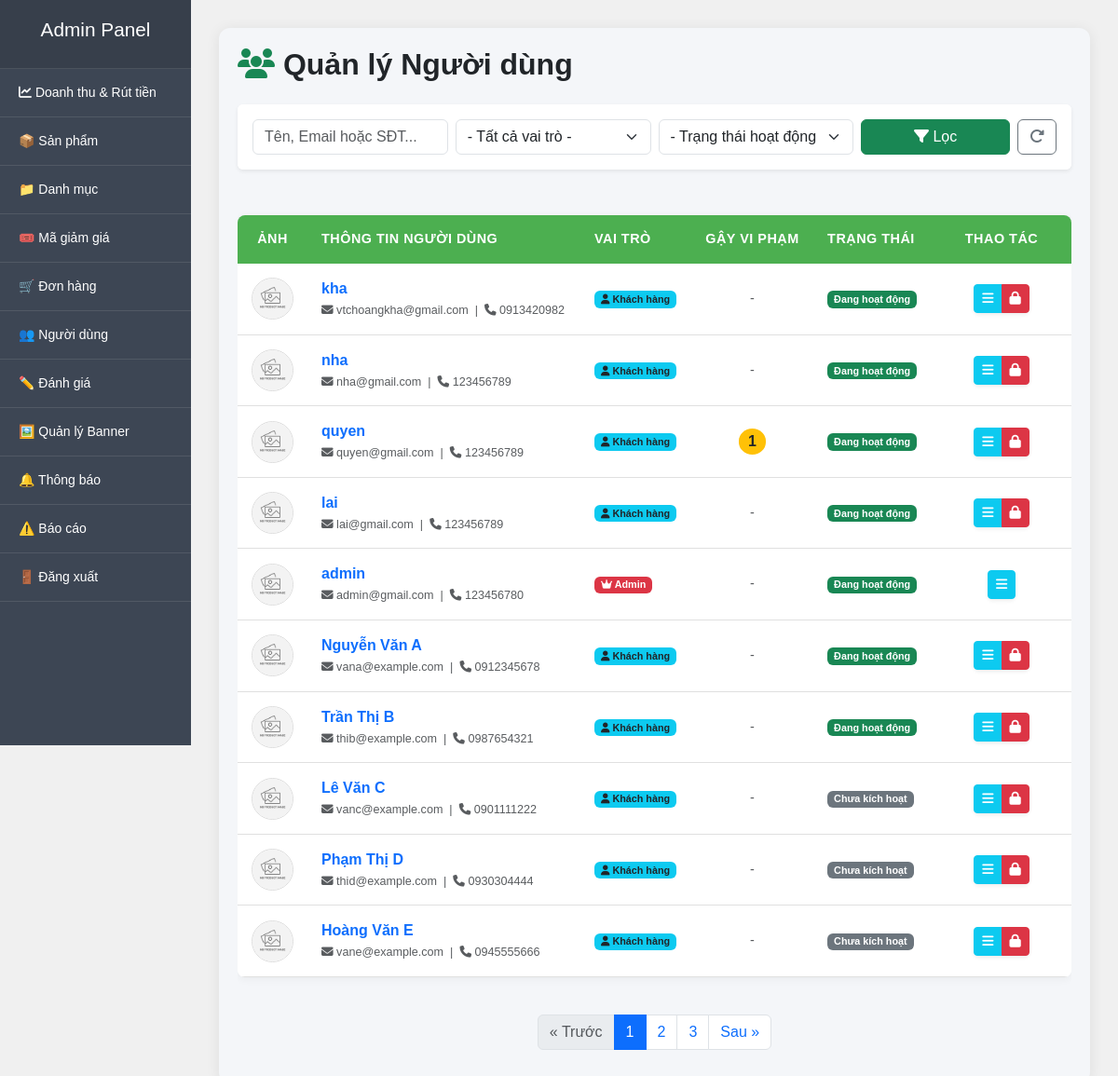
Screenshot of /admin/controllers/adminNguoiDungController.php (signed in) with the database file from the repository.
### tables this page shows
CREATE TABLE TaiKhoan ( 
    IdTaiKhoan INT(10) PRIMARY KEY AUTO_INCREMENT, 
    TenTK VARCHAR(100) NOT NULL,
    Email VARCHAR(100) NOT NULL UNIQUE,
    Sdt VARCHAR(10) NOT NULL, 
    MatKhau VARCHAR(255) NOT NULL, 
    VaiTro TINYINT DEFAULT 0 CHECK (VaiTro IN (0,1)), 
    IdGoogle VARCHAR(255) DEFAULT NULL, 
    TrangThaiBanHang ENUM('ChuaKichHoat','DangHoatDong','BiKhoa') DEFAULT 'ChuaKichHoat', 
    Avatar VARCHAR(255) DEFAULT NULL,
    ThoiGianTao DATETIME NOT NULL DEFAULT CURRENT_TIMESTAMP,
    DiemViPham INT DEFAULT 0,
    ViDo DECIMAL(10, 8) NULL COMMENT 'Latitude - Vĩ độ của Người Mua',
    KinhDo DECIMAL(11, 8) NULL COMMENT 'Longitude - Kinh độ của Người Mua',
    HanKhoaTaiKhoan DATETIME DEFAULT NULL
);

### admin/controllers/adminNguoiDungController.php (called while the page is built, shortened)
<?php
require_once __DIR__ . '/../../includes/ketnoi.php';
require_once __DIR__ . '/../models/adminNguoiDungModel.php';
$nguoiDungModel = new AdminNguoiDungModel($conn);
$keyword = $_GET['search'] ?? '';
$filter_vaitro = $_GET['vaitro'] ?? '';
$filter_trangthai = $_GET['trangthai'] ?? '';
$limit = 10;
$page = isset($_GET['page']) ? (int)$_GET['page'] : 1;
$offset = ($page - 1) * $limit;
$total_records = $nguoiDungModel->countTatCaNguoiDung($keyword, $filter_vaitro, $filter_trangthai);
$total_pages = ceil($total_records / $limit);
$danhSachNguoiDung = $nguoiDungModel->getDanhSachNguoiDung($keyword, $filter_vaitro, $filter_trangthai, $limit, $offset);
include_once __DIR__ . '/../views/quanLyNguoiDung.php';

### admin/models/adminNguoiDungModel.php (called while the page is built, shortened)
<?php
class AdminNguoiDungModel
{
    private $conn;
    public function __construct($conn)
    {
        $this->conn = $conn;
    }
    public function countTatCaNguoiDung($keyword, $vaitro, $trangthai)
    {
        $sql = "SELECT COUNT(*) as total FROM TaiKhoan WHERE 1=1";
        $stmt = $this->conn->prepare($sql);
        $stmt->execute();
        return $stmt->get_result()->fetch_assoc()['total'];
    }
    public function getDanhSachNguoiDung($keyword, $vaitro, $trangthai, $limit, $offset)
    {
        $sql = "SELECT IdTaiKhoan, TenTK, Email, Sdt, VaiTro, TrangThaiBanHang, DiemViPham, ThoiGianTao, Avatar
                FROM TaiKhoan WHERE 1=1";
        $params = [];
        $types = "";
        $sql .= " ORDER BY ThoiGianTao DESC LIMIT ? OFFSET ?";
        $params[] = $limit;
        $params[] = $offset;
        $types .= "ii";
        $stmt = $this->conn->prepare($sql);
        if (!empty($params)) $stmt->bind_param($types, ...$params);
        $stmt->execute();
        return $stmt->get_result()->fetch_all(MYSQLI_ASSOC);
    }
}

### admin/views/quanLyNguoiDung.php (the view, shortened to what this page needs)
<!DOCTYPE html>
<html lang="vi">
<head>
    <link href="../../assets/css/bootstrap/bootstrap.css" rel="stylesheet">
    <link href="../../assets/css/color.css" rel="stylesheet">
    <link href="../../assets/css/admin_sidebar.css" rel="stylesheet">
    <link href="../../assets/css/navbar.css" rel="stylesheet">
    <link rel="stylesheet" href="https://cdnjs.cloudflare.com/ajax/libs/font-awesome/6.4.0/css/all.min.css">
</head>
<body>
    <div class="admin-layout">
        <?php include __DIR__ . '/../../includes/navbar.php'; ?>
        <main class="main-content">
            <div class="admin-container">
                <div class="mb-4">
                    <h2 class="m-0 text-dark fw-bold"><i class="fa-solid fa-users text-success"></i> Quản lý Người dùng</h2>
                </div>
                <div class="card border-0 shadow-sm mb-4">
                    <div class="card-body bg-white rounded">
                        <form method="GET" action="adminNguoiDungController.php" class="row gx-2 gy-2 align-items-center">
                            <div class="col-md-3">
                                <input type="text" name="search" class="form-control" placeholder="Tên, Email hoặc SĐT..." value="<?= htmlspecialchars($keyword) ?>">
                            </div>
                            <div class="col-md-3">
                                <select name="vaitro" class="form-select">
                                    <option value="">- Tất cả vai trò -</option>
                                </select>
                            </div>
                            <div class="col-md-3">
                                <select name="trangthai" class="form-select">
                                    <option value="">- Trạng thái hoạt động -</option>
                                </select>
                            </div>
                            <div class="col-md-3 d-flex gap-2">
                                <button type="submit" class="btn btn-success w-100"><i class="fas fa-filter"></i> Lọc</button>
                                <a href="adminNguoiDungController.php" class="btn btn-outline-secondary"><i class="fa-solid fa-rotate-right"></i></a>
                            </div>
                        </form>
                    </div>
                </div>
                <div class="table-responsive">
                    <table class="table table-hover qlnd-table align-middle">
                        <thead>
                            <tr>
                                <th style="width: 70px;" class="text-center">Ảnh</th>
                                <th>Thông tin người dùng</th>
                                <th>Vai trò</th>
                                <th class="text-center">Gậy vi phạm</th>
                                <th>Trạng thái</th>
                                <th class="text-center" style="width: 150px;">Thao tác</th>
                            </tr>
                        </thead>
                        <tbody>
                            <?php if (empty($danhSachNguoiDung)): ?>
                                <tr>
                                    <td colspan="6" class="text-center py-4 text-muted">Không tìm thấy người dùng nào.</td>
                                </tr>
                            <?php else: ?>
                                <?php foreach ($danhSachNguoiDung as $nd): ?>
                                    <tr>
                                        <td class="text-center">
                                            <img src="../../<?= !empty($nd['Avatar']) ? $nd['Avatar'] : 'assets/images/placeholder.png' ?>" style="width: 45px; height: 45px; object-fit: cover; border-radius: 50%; border: 1px solid #ddd;">
                                        </td>
                                        <td>
                                            <strong class="text-primary fs-6"><?= htmlspecialchars($nd['TenTK']) ?></strong><br>
                                            <small class="text-muted"><i class="fa-solid fa-envelope"></i> <?= htmlspecialchars($nd['Email']) ?> &nbsp;|&nbsp; <i class="fa-solid fa-phone"></i> <?= htmlspecialchars($nd['Sdt']) ?></small>
                                        </td>
                                        <td>
                                            <?php if ($nd['VaiTro'] == 1): ?>
                                                <span class="badge bg-danger"><i class="fa-solid fa-crown"></i> Admin</span>
                                            <?php else: ?>
                                                <span class="badge bg-info text-dark"><i class="fa-solid fa-user"></i> Khách hàng</span>
                                            <?php endif; ?>
                                        </td>
                                        <td class="text-center">
                                            <?php if ($nd['DiemViPham'] > 0): ?>
                                                <span class="badge bg-warning text-dark fs-6 rounded-circle" title="<?= $nd['DiemViPham'] ?> lần vi phạm"><?= $nd['DiemViPham'] ?></span>
                                            <?php else: ?>
                                                <span class="text-muted">-</span>
                                            <?php endif; ?>
                                        </td>
                                        <td>
                                            <?php if ($nd['TrangThaiBanHang'] == 'DangHoatDong'): ?>
                                                <span class="badge bg-success">Đang hoạt động</span>
                                            <?php elseif ($nd['TrangThaiBanHang'] == 'BiKhoa'): ?>
                                                <span class="badge bg-danger">Bị khóa vĩnh viễn</span>
                                            <?php else: ?>
                                                <span class="badge bg-secondary">Chưa kích hoạt</span>
                                            <?php endif; ?>
                                        </td>
                                        <td class="text-center">
                                            <div class="btn-group shadow-sm">
                                                <a href="adminChiTietNguoiDungController.php?id=<?= $nd['IdTaiKhoan'] ?>" class="btn btn-sm btn-info text-white" title="Xem chi tiết">
                                                    <i class="fa-solid fa-bars"></i>
                                                </a>
                                                <?php if ($nd['VaiTro'] != 1):
                                                ?>
                                                    <?php if ($nd['TrangThaiBanHang'] != 'BiKhoa'): ?>
                                                        <a href="adminNguoiDungController.php?action=lock&id=<?= $nd['IdTaiKhoan'] ?>" class="btn btn-sm btn-danger" title="Khóa tài khoản" onclick="return confirm('Xác nhận KHÓA tài khoản bán hàng này?')">
                                                            <i class="fa-solid fa-lock"></i>
                                                        </a>
                                                    <?php else: ?>
                                                        <a href="adminNguoiDungController.php?action=unlock&id=<?= $nd['IdTaiKhoan'] ?>" class="btn btn-sm btn-success" title="Mở khóa tài khoản" onclick="return confirm('MỞ KHÓA cho tài khoản này?')">
                                                            <i class="fa-solid fa-unlock"></i>
                                                        </a>
                                                    <?php endif; ?>
                                                <?php endif; ?>
                                            </div>
                                        </td>
                                    </tr>
                                <?php endforeach; ?>
                            <?php endif; ?>
                        </tbody>
                    </table>
                </div>
                <?php if (isset($total_pages) && $total_pages > 1): ?>
                    <?php
                    $kw = isset($keyword) ? $keyword : '';
                    $vt = isset($filter_vaitro) ? $filter_vaitro : '';
                    $tt = isset($filter_trangthai) ? $filter_trangthai : '';
                    $url_params = "&search=" . urlencode($kw) . "&vaitro=" . $vt . "&trangthai=" . $tt;
                    ?>
                    <nav class="mt-4">
                        <ul class="pagination justify-content-center">
                            <li class="page-item <?= ($page <= 1) ? 'disabled' : '' ?>">
                                <a class="page-link" href="adminNguoiDungController.php?page=<?= $page - 1 ?><?= $url_params ?>">« Trước</a>
                            </li>
                            <?php
                            $adjacents = 2;
                            $start_page = max(2, $page - $adjacents);
                            $end_page = min($total_pages - 1, $page + $adjacents);
                            if ($page <= 3) {
                                $end_page = min(5, $total_pages - 1);
                            }
                            if ($page >= $total_pages - 2) {
                                $start_page = max(2, $total_pages - 4);
                            }
                            ?>
                            <li class="page-item <?= ($page == 1) ? 'active' : '' ?>">
                                <a class="page-link" href="adminNguoiDungController.php?page=1<?= $url_params ?>">1</a>
                            </li>
                            <?php for ($i = $start_page; $i <= $end_page; $i++): ?>
                                <li class="page-item <?= ($page == $i) ? 'active' : '' ?>">
                                    <a class="page-link" href="adminNguoiDungController.php?page=<?= $i ?><?= $url_params ?>"><?= $i ?></a>
                                </li>
                            <?php endfor; ?>
                            <li class="page-item <?= ($page == $total_pages) ? 'active' : '' ?>">
                                <a class="page-link" href="adminNguoiDungController.php?page=<?= $total_pages ?><?= $url_params ?>"><?= $total_pages ?></a>
                            </li>
                            <li class="page-item <?= ($page >= $total_pages) ? 'disabled' : '' ?>">
                                <a class="page-link" href="adminNguoiDungController.php?page=<?= $page + 1 ?><?= $url_params ?>">Sau »</a>
                            </li>
                        </ul>
                    </nav>
                <?php endif; ?>
            </div>
        </main>
    </div>
</body>
</html>

### assets/css/admin_sidebar.css (style rules this page uses)
* { margin: 0; padding: 0; box-sizing: border-box; }
body { font-family: Arial, sans-serif; background-color: #f0f0f0; }
.admin-layout { display: flex; min-height: 100vh; }
.main-content { font-family: sans-serif; margin-left: 205px; flex: 1; padding: 30px; min-height: 100vh; background: #f0f0f0; }
.admin-container, .qlsp-container, .qldh-container, .qlmgg-container, .qlnd-container { background: #fff; border-radius: 12px; box-shadow: 0 2px 15px rgba(0,0,0,0.08); padding: 30px; margin-bottom: 30px; }
.qlsp-table, .qldh-table, .qlnd-table { width: 100%; border-collapse: collapse; margin-top: 25px; background: #fff; border-radius: 8px; overflow: hidden; box-shadow: 0 1px 3px rgba(0,0,0,0.1); }
.qlsp-table th, .qldh-table th, .qlnd-table th { background: #28a745; color: white; padding: 15px; text-align: left; font-weight: 600; font-size: 0.9rem; text-transform: uppercase; letter-spacing: 0.5px; }
.qlsp-table td, .qldh-table td, .qlnd-table td { padding: 15px; border-bottom: 1px solid #e0e0e0; color: #2c3e50; font-size: 0.9rem; }

### admin/views/quanLyNguoiDung.php (style rules this page uses)
.admin-container { padding: 20px; background: #f4f6f9; min-height: 100vh; }
.qlnd-table { background: #fff; border-radius: 8px; overflow: hidden; box-shadow: 0 2px 10px rgba(0, 0, 0, 0.05); }
.qlnd-table th { background-color: #4CAF50 !important; color: white; border: none; vertical-align: middle; white-space: nowrap; }
.qlnd-table td { vertical-align: middle; }

### rows the page displays
taikhoan: TenTK "kha", Email "vtchoangkha@gmail.com", Sdt "0913420982", VaiTro 0 (drawn), TrangThaiBanHang "Đang hoạt động"
taikhoan: TenTK "nha", Email "nha@gmail.com", Sdt "123456789", VaiTro 0 (drawn), TrangThaiBanHang "Đang hoạt động"
taikhoan: TenTK "quyen", Email "quyen@gmail.com", Sdt "123456789", VaiTro 0 (drawn), DiemViPham "1", TrangThaiBanHang "Đang hoạt động"
taikhoan: TenTK "lai", Email "lai@gmail.com", Sdt "123456789", VaiTro 0 (drawn), TrangThaiBanHang "Đang hoạt động"
taikhoan: TenTK "admin", Email "admin@gmail.com", Sdt "123456780", VaiTro 1 (drawn), TrangThaiBanHang "Đang hoạt động"
taikhoan: TenTK "Nguyễn Văn A", Email "vana@example.com", Sdt "0912345678", VaiTro 0 (drawn), TrangThaiBanHang "Đang hoạt động"
taikhoan: TenTK "Trần Thị B", Email "thib@example.com", Sdt "0987654321", VaiTro 0 (drawn), TrangThaiBanHang "Đang hoạt động"
taikhoan: TenTK "Lê Văn C", Email "vanc@example.com", Sdt "0901111222", VaiTro 0 (drawn), TrangThaiBanHang "Chưa kích hoạt"
taikhoan: TenTK "Phạm Thị D", Email "thid@example.com", Sdt "0930304444", VaiTro 0 (drawn), TrangThaiBanHang "Chưa kích hoạt"
taikhoan: TenTK "Hoàng Văn E", Email "vane@example.com", Sdt "0945555666", VaiTro 0 (drawn), TrangThaiBanHang "Chưa kích hoạt"

### other values shown
$total_pages "3"
